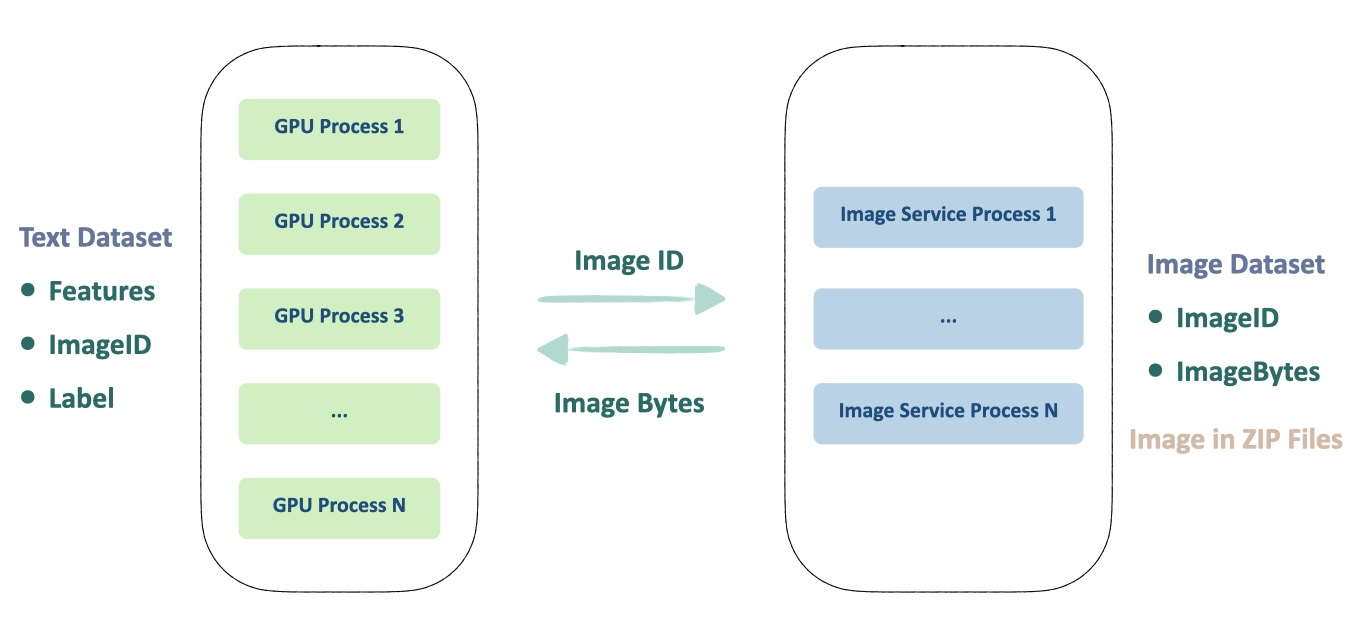
#> input picture wiki/examples/service/zip_files.jpg, 1351 x 633 px; its folder holds only this picture in this run
$ python -i canny.py   (imports and definitions only)
#> lines starting #> are read from the running program, lines starting #| are printed output that depends on the picture
# Copyright (c) FULIUCANSHENG.
# Licensed under the MIT License.

import numpy as np
from PIL import Image, ImageFilter
from typing import Any, Dict, List, Optional, Tuple, Union
from unitorch.utils import is_opencv_available


def canny(image: Image.Image):
    if is_opencv_available():
        import cv2

        image = np.array(image, np.uint8)
        image = cv2.cvtColor(image, cv2.COLOR_RGB2GRAY)
        image = cv2.Canny(image, 100, 200)
        image = Image.fromarray(image)
    else:
        image = image.convert("L")
        image = image.filter(ImageFilter.FIND_EDGES)
    return image

>>> import cv2
>>> picture = cv2.imread('../../../../../../wiki/examples/service/zip_files.jpg', cv2.IMREAD_GRAYSCALE)
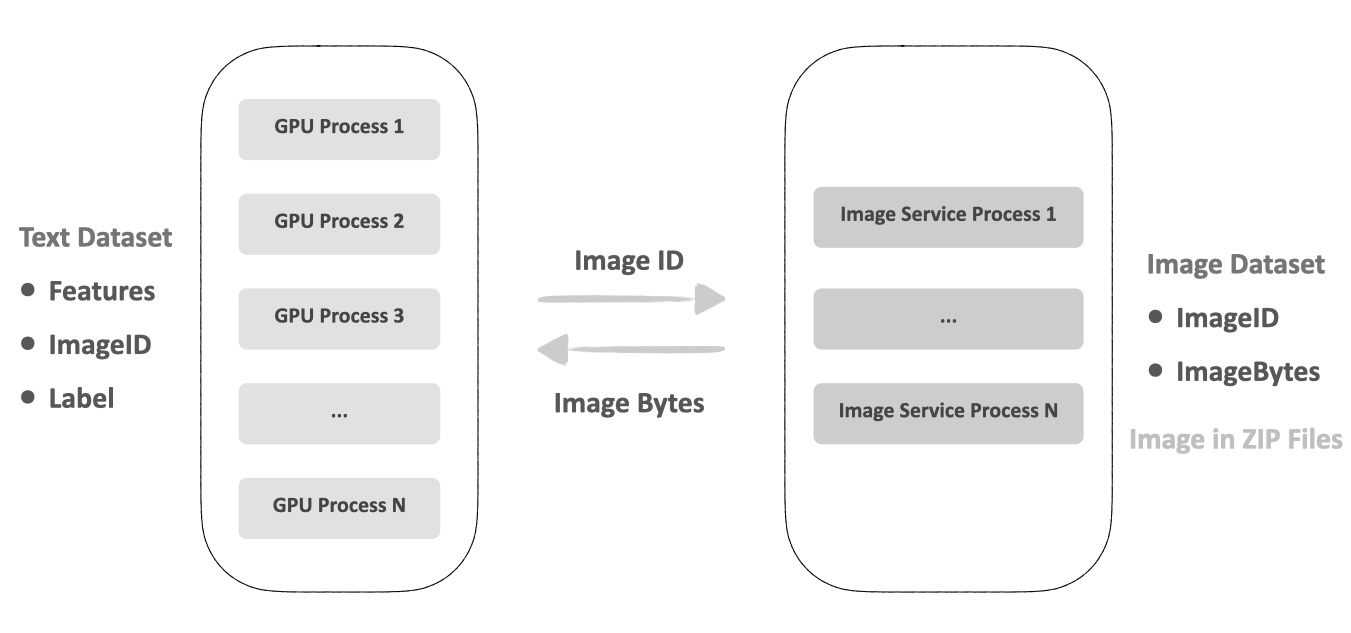
#> picture: shape (633, 1351); min 0, max 255, mean 245.5
#> (the run stopped early here; a loop or call above may not have finished)
